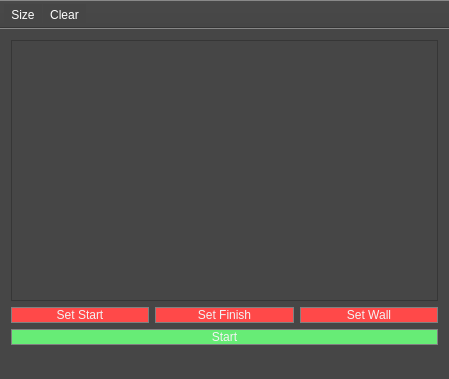
<?xml version="1.0" encoding="UTF-8"?>
<ui version="4.0">
 <class>MainWindow</class>
 <widget class="QMainWindow" name="MainWindow">
  <property name="geometry">
   <rect>
    <x>0</x>
    <y>0</y>
    <width>449</width>
    <height>379</height>
   </rect>
  </property>
  <property name="font">
   <font>
    <family>SF UI Display</family>
    <pointsize>10</pointsize>
    <weight>50</weight>
    <italic>false</italic>
    <bold>false</bold>
   </font>
  </property>
  <property name="windowTitle">
   <string>Maze</string>
  </property>
  <property name="styleSheet">
   <string notr="true">font: 10pt &quot;SF UI Display&quot;;
background-color: rgb(70, 70, 70);</string>
  </property>
  <widget class="QWidget" name="centralWidget">
   <layout class="QGridLayout" name="gridLayout">
    <item row="2" column="0">
     <widget class="QTableWidget" name="maze">
      <property name="sizePolicy">
       <sizepolicy hsizetype="Preferred" vsizetype="MinimumExpanding">
        <horstretch>0</horstretch>
        <verstretch>0</verstretch>
       </sizepolicy>
      </property>
      <property name="palette">
       <palette>
        <active>
         <colorrole role="Button">
          <brush brushstyle="SolidPattern">
           <color alpha="255">
            <red>70</red>
            <green>70</green>
            <blue>70</blue>
           </color>
          </brush>
         </colorrole>
         <colorrole role="Base">
          <brush brushstyle="SolidPattern">
           <color alpha="255">
            <red>70</red>
            <green>70</green>
            <blue>70</blue>
           </color>
          </brush>
         </colorrole>
         <colorrole role="Window">
          <brush brushstyle="SolidPattern">
           <color alpha="255">
            <red>70</red>
            <green>70</green>
            <blue>70</blue>
           </color>
          </brush>
         </colorrole>
         <colorrole role="Highlight">
          <brush brushstyle="SolidPattern">
           <color alpha="150">
            <red>255</red>
            <green>109</green>
            <blue>25</blue>
           </color>
          </brush>
         </colorrole>
        </active>
        <inactive>
         <colorrole role="Button">
          <brush brushstyle="SolidPattern">
           <color alpha="255">
            <red>70</red>
            <green>70</green>
            <blue>70</blue>
           </color>
          </brush>
         </colorrole>
         <colorrole role="Base">
          <brush brushstyle="SolidPattern">
           <color alpha="255">
            <red>70</red>
            <green>70</green>
            <blue>70</blue>
           </color>
          </brush>
         </colorrole>
         <colorrole role="Window">
          <brush brushstyle="SolidPattern">
           <color alpha="255">
            <red>70</red>
            <green>70</green>
            <blue>70</blue>
           </color>
          </brush>
         </colorrole>
         <colorrole role="Highlight">
          <brush brushstyle="SolidPattern">
           <color alpha="255">
            <red>240</red>
            <green>240</green>
            <blue>240</blue>
           </color>
          </brush>
         </colorrole>
        </inactive>
        <disabled>
         <colorrole role="Button">
          <brush brushstyle="SolidPattern">
           <color alpha="255">
            <red>70</red>
            <green>70</green>
            <blue>70</blue>
           </color>
          </brush>
         </colorrole>
         <colorrole role="Base">
          <brush brushstyle="SolidPattern">
           <color alpha="255">
            <red>70</red>
            <green>70</green>
            <blue>70</blue>
           </color>
          </brush>
         </colorrole>
         <colorrole role="Window">
          <brush brushstyle="SolidPattern">
           <color alpha="255">
            <red>70</red>
            <green>70</green>
            <blue>70</blue>
           </color>
          </brush>
         </colorrole>
         <colorrole role="Highlight">
          <brush brushstyle="SolidPattern">
           <color alpha="0">
            <red>255</red>
            <green>77</green>
            <blue>71</blue>
           </color>
          </brush>
         </colorrole>
        </disabled>
       </palette>
      </property>
      <property name="font">
       <font>
        <family>SF UI Display</family>
        <pointsize>11</pointsize>
        <weight>50</weight>
        <italic>false</italic>
        <bold>false</bold>
       </font>
      </property>
      <property name="focusPolicy">
       <enum>Qt::ClickFocus</enum>
      </property>
      <property name="layoutDirection">
       <enum>Qt::LeftToRight</enum>
      </property>
      <property name="styleSheet">
       <string notr="true">QTableWidget 
{
    gridline-color: rgb(150,150,150);
	font: 11pt &quot;SF UI Display&quot;;
}

QTableView::item:focus
{
   selection-background-color: rgb(255, 177, 112);
}</string>
      </property>
      <property name="editTriggers">
       <set>QAbstractItemView::NoEditTriggers</set>
      </property>
      <property name="tabKeyNavigation">
       <bool>false</bool>
      </property>
      <property name="showDropIndicator" stdset="0">
       <bool>false</bool>
      </property>
      <property name="dragDropOverwriteMode">
       <bool>false</bool>
      </property>
      <property name="selectionMode">
       <enum>QAbstractItemView::SingleSelection</enum>
      </property>
      <property name="textElideMode">
       <enum>Qt::ElideMiddle</enum>
      </property>
      <property name="wordWrap">
       <bool>false</bool>
      </property>
      <property name="cornerButtonEnabled">
       <bool>false</bool>
      </property>
      <property name="rowCount">
       <number>0</number>
      </property>
      <property name="columnCount">
       <number>0</number>
      </property>
      <attribute name="horizontalHeaderVisible">
       <bool>false</bool>
      </attribute>
      <attribute name="horizontalHeaderDefaultSectionSize">
       <number>35</number>
      </attribute>
      <attribute name="horizontalHeaderHighlightSections">
       <bool>false</bool>
      </attribute>
      <attribute name="verticalHeaderVisible">
       <bool>false</bool>
      </attribute>
      <attribute name="verticalHeaderDefaultSectionSize">
       <number>35</number>
      </attribute>
      <attribute name="verticalHeaderHighlightSections">
       <bool>false</bool>
      </attribute>
     </widget>
    </item>
    <item row="3" column="0">
     <layout class="QHBoxLayout" name="horizontalLayout">
      <item>
       <widget class="QPushButton" name="set_start">
        <property name="styleSheet">
         <string notr="true">QPushButton 
{
   border: 1px solid gray;
	color : rgb(243,243,243);
	font: 12pt &quot;SF UI Display&quot;;
	background-color : rgb(255, 73, 73);
}

QPushButton:pressed 
{
	color : rgb(255, 73, 73);
	background-color : rgb(243, 243, 243);
}

QPushButton:disabled
{
background-color : rgb(60, 60, 60);
}</string>
        </property>
        <property name="text">
         <string>Set Start</string>
        </property>
       </widget>
      </item>
      <item>
       <widget class="QPushButton" name="set_finish">
        <property name="styleSheet">
         <string notr="true">QPushButton 
{
   border: 1px solid gray;
	color : rgb(243,243,243);
	font: 12pt &quot;SF UI Display&quot;;
	background-color : rgb(255, 73, 73);
}

QPushButton:pressed 
{
	color : rgb(255, 73, 73);
	background-color : rgb(243, 243, 243);
}

QPushButton:disabled
{
background-color : rgb(60, 60, 60);
}</string>
        </property>
        <property name="text">
         <string>Set Finish</string>
        </property>
       </widget>
      </item>
      <item>
       <widget class="QPushButton" name="set_wall">
        <property name="styleSheet">
         <string notr="true">QPushButton 
{
   border: 1px solid gray;
	color : rgb(243,243,243);
	font: 12pt &quot;SF UI Display&quot;;
	background-color : rgb(255, 73, 73);
}

QPushButton:pressed 
{
	color : rgb(255, 73, 73);
	background-color : rgb(243, 243, 243);
}

QPushButton:disabled
{
background-color : rgb(60, 60, 60);
}</string>
        </property>
        <property name="text">
         <string>Set Wall</string>
        </property>
       </widget>
      </item>
     </layout>
    </item>
    <item row="4" column="0">
     <widget class="QPushButton" name="but_start">
      <property name="styleSheet">
       <string notr="true">QPushButton 
{
   border: 1px solid gray;
	color : rgb(243,243,243);
	font: 12pt &quot;SF UI Display&quot;;
	background-color : rgb(103, 236, 118);
}

QPushButton:pressed 
{
	color : rgb(103, 236, 118);
	background-color : rgb(243, 243, 243);
}

QPushButton:disabled
{
background-color : rgb(60, 60, 60);
}</string>
      </property>
      <property name="text">
       <string>Start</string>
      </property>
     </widget>
    </item>
   </layout>
  </widget>
  <widget class="QStatusBar" name="statusBar">
   <property name="font">
    <font>
     <family>SF UI Display</family>
     <pointsize>10</pointsize>
    </font>
   </property>
   <property name="styleSheet">
    <string notr="true">color: rgb(213,213,213);</string>
   </property>
  </widget>
  <widget class="QToolBar" name="toolBar">
   <property name="focusPolicy">
    <enum>Qt::NoFocus</enum>
   </property>
   <property name="windowTitle">
    <string>toolBar</string>
   </property>
   <property name="layoutDirection">
    <enum>Qt::LeftToRight</enum>
   </property>
   <property name="styleSheet">
    <string notr="true">font: 11pt &quot;SF UI Display&quot;;
color: rgb(255,255,255);</string>
   </property>
   <property name="movable">
    <bool>false</bool>
   </property>
   <property name="orientation">
    <enum>Qt::Horizontal</enum>
   </property>
   <property name="toolButtonStyle">
    <enum>Qt::ToolButtonIconOnly</enum>
   </property>
   <property name="floatable">
    <bool>true</bool>
   </property>
   <attribute name="toolBarArea">
    <enum>TopToolBarArea</enum>
   </attribute>
   <attribute name="toolBarBreak">
    <bool>false</bool>
   </attribute>
   <addaction name="actionSize"/>
   <addaction name="actionClear"/>
  </widget>
  <action name="actionClear">
   <property name="text">
    <string>Clear</string>
   </property>
   <property name="toolTip">
    <string>Clear</string>
   </property>
   <property name="shortcut">
    <string>Ctrl+R</string>
   </property>
  </action>
  <action name="actionSize">
   <property name="text">
    <string>Size</string>
   </property>
   <property name="toolTip">
    <string>changesize</string>
   </property>
  </action>
 </widget>
 <layoutdefault spacing="6" margin="11"/>
 <resources/>
 <connections/>
</ui>
